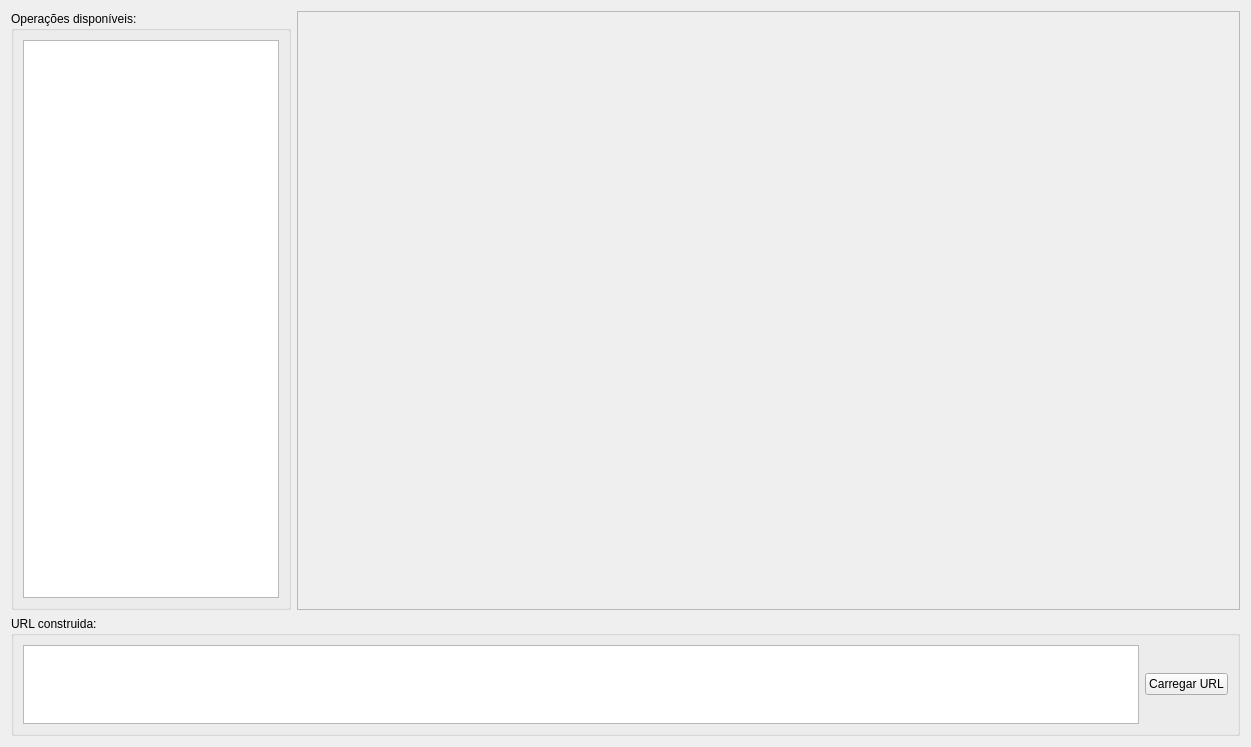
<?xml version="1.0" encoding="UTF-8"?>
<ui version="4.0">
 <class>Dialog</class>
 <widget class="QDialog" name="Dialog">
  <property name="windowModality">
   <enum>Qt::NonModal</enum>
  </property>
  <property name="geometry">
   <rect>
    <x>0</x>
    <y>0</y>
    <width>1251</width>
    <height>747</height>
   </rect>
  </property>
  <property name="windowTitle">
   <string>Operações</string>
  </property>
  <property name="modal">
   <bool>true</bool>
  </property>
  <layout class="QGridLayout" name="gridLayout">
   <item row="0" column="0">
    <widget class="QGroupBox" name="groupBox">
     <property name="sizePolicy">
      <sizepolicy hsizetype="Minimum" vsizetype="Expanding">
       <horstretch>0</horstretch>
       <verstretch>0</verstretch>
      </sizepolicy>
     </property>
     <property name="title">
      <string>Operações disponíveis:</string>
     </property>
     <layout class="QVBoxLayout" name="verticalLayout">
      <item>
       <widget class="QListWidget" name="list_attributes">
        <property name="font">
         <font>
          <pointsize>10</pointsize>
         </font>
        </property>
       </widget>
      </item>
     </layout>
    </widget>
   </item>
   <item row="0" column="1">
    <widget class="QFrame" name="frame_operations">
     <property name="sizePolicy">
      <sizepolicy hsizetype="Expanding" vsizetype="Expanding">
       <horstretch>2</horstretch>
       <verstretch>0</verstretch>
      </sizepolicy>
     </property>
     <property name="frameShape">
      <enum>QFrame::StyledPanel</enum>
     </property>
     <property name="frameShadow">
      <enum>QFrame::Raised</enum>
     </property>
     <layout class="QGridLayout" name="gridLayout_3">
      <property name="margin">
       <number>0</number>
      </property>
      <property name="spacing">
       <number>6</number>
      </property>
     </layout>
    </widget>
   </item>
   <item row="1" column="0" colspan="2">
    <widget class="QGroupBox" name="groupBox">
     <property name="sizePolicy">
      <sizepolicy hsizetype="Preferred" vsizetype="Minimum">
       <horstretch>0</horstretch>
       <verstretch>0</verstretch>
      </sizepolicy>
     </property>
     <property name="minimumSize">
      <size>
       <width>0</width>
       <height>120</height>
      </size>
     </property>
     <property name="maximumSize">
      <size>
       <width>16777215</width>
       <height>120</height>
      </size>
     </property>
     <property name="title">
      <string>URL construida:</string>
     </property>
     <layout class="QGridLayout" name="gridLayout_2">
      <item row="0" column="0">
       <widget class="QPlainTextEdit" name="ta_url">
        <property name="font">
         <font>
          <pointsize>11</pointsize>
         </font>
        </property>
       </widget>
      </item>
      <item row="0" column="1">
       <widget class="QPushButton" name="bt_load_url">
        <property name="font">
         <font>
          <pointsize>9</pointsize>
         </font>
        </property>
        <property name="text">
         <string>Carregar URL</string>
        </property>
        <property name="autoDefault">
         <bool>false</bool>
        </property>
       </widget>
      </item>
     </layout>
    </widget>
   </item>
  </layout>
 </widget>
 <resources/>
 <connections/>
</ui>
